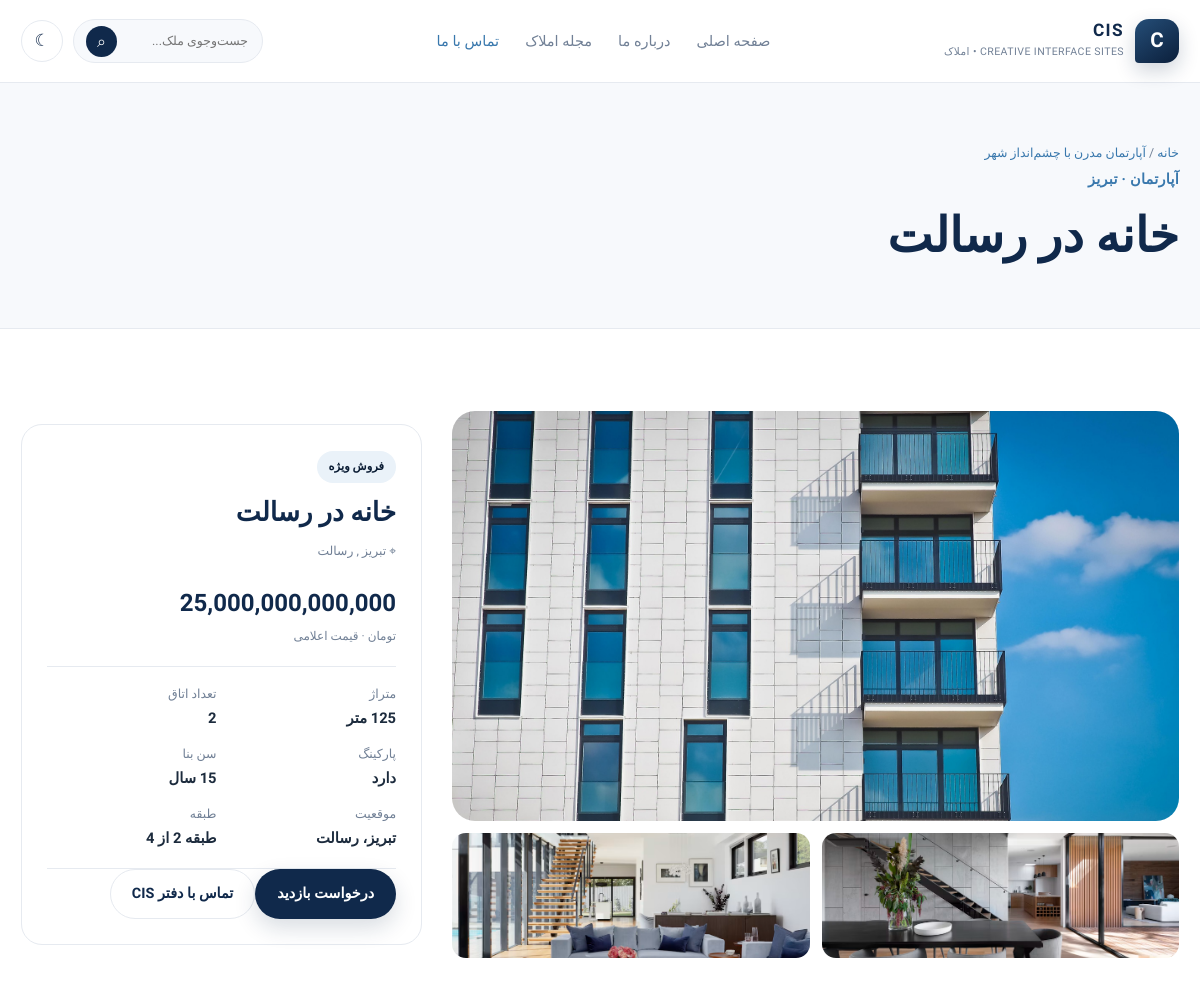
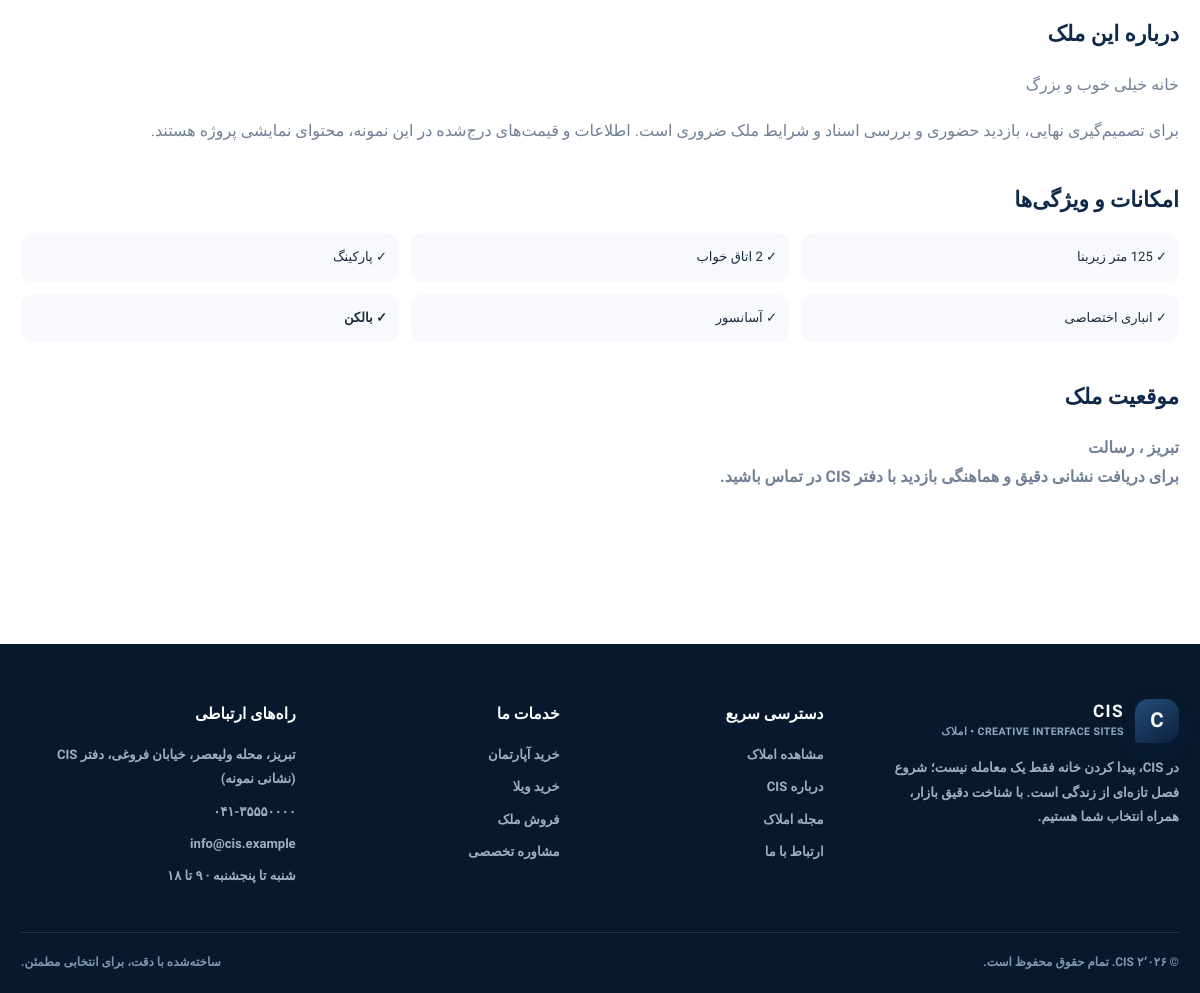
/property/1, run on the app's committed database (2 pictures, top to bottom).
### index/models.py (models this page shows, shortened)
class List_ads(models.Model):
    id = models.AutoField(primary_key=True,verbose_name='کد آگهی')
    title = models.CharField(max_length=1000,verbose_name="عنوان آگهی")
    price = models.PositiveBigIntegerField(verbose_name="قیمت")
    area = models.PositiveIntegerField(verbose_name="متراژ")
    address = models.ForeignKey(Neighborhoods,verbose_name="آدرس",on_delete=models.PROTECT)
    full_address = models.TextField(verbose_name="آدرس کامل")
    property_type = models.ForeignKey(Property_Type_List,on_delete=models.PROTECT,verbose_name="نوع آگهی")
    year_of_construction = models.PositiveIntegerField(verbose_name="سال ساخت")
    all_floors = models.PositiveSmallIntegerField(verbose_name="کل طبقه های ساختمان")
    the_floor_of = models.PositiveSmallIntegerField(verbose_name="طبقه ی")
    bedrooms = models.PositiveSmallIntegerField(verbose_name="تعداد اتاق ها")
    has_balcony = models.BooleanField(verbose_name="تراس")
    has_parking = models.BooleanField(verbose_name="پارکینگ")
    has_storage_room = models.BooleanField(verbose_name="انباری")
    elevator = models.BooleanField(verbose_name="آسانسور")
    descriptions = models.TextField(verbose_name="توضیحات بیشتر")
    status = models.BooleanField(verbose_name="وضعیت آگهی",default=0)
    special_sale = models.BooleanField(verbose_name="فروش ویژه")
    class Meta():
        verbose_name = "آگهی"
        verbose_name_plural = "آگهی ها"

class Neighborhoods(models.Model):
    neighborhood = models.CharField(verbose_name="محله", max_length=50)
    class Meta():
        verbose_name = "محله"
        verbose_name_plural = "محله ها"
    def __str__(self):
        return self.neighborhood

### index/views.py (the view)
# urls.py: path('property/<int:pid>', property_view, name='property'),
def property_view(request,pid):
    posts = List_ads.objects.filter(status=1)
    post = get_object_or_404(posts,pk=pid)
    context = {'post':post}
    return render(request,'property-1.html',context)

### templates/property-1.html (shortened to what this page needs)
{% extends 'base.html' %} {% load static %} {% block content %} {% load humanize %}
<main data-static-preview="true" data-property-slug="apartment-valiasr">
  <section class="page-hero">
    <div class="container">
      <div class="breadcrumb">
        <a href="{% url 'index:home' %}">خانه</a> /
        <a href="{% url 'index:property' pid=post.id %}">آپارتمان مدرن با چشم‌انداز
        شهر</a>
      </div>
      <span class="eyebrow">آپارتمان · تبریز</span>
      <h1 class="detail-page-title">{{post.title}}</h1>
    </div>
  </section>
  <section class="section">
    <div class="container">
      <div class="property-detail-top">
        <div>
          <img
            class="detail-main-photo"
            src="{% static 'images/apa.jpg' %}"
            alt="آپارتمان مدرن با چشم‌انداز شهر"
          />
          <div class="detail-gallery">
            <img
              src="{% static 'images/inter.avif' %}"
              alt="نمای دیگر ملک"
              loading="lazy"
            /><img
              src="{% static 'images/int.avif' %}"
              alt="نمای دیگر ملک"
              loading="lazy"
            />
          </div>
        </div>
        <aside class="detail-summary">
          {% if post.has_parking %}
            <span class="property-tag detail-tag">فروش ویژه</span>
          {% endif %}
          <h1>{{post.title}}</h1>
          <div class="property-location">⌖ تبریز , {{post.address}}</div>
          <div class="big-price">
            {{post.price|intcomma}} <small>تومان · قیمت اعلامی</small>
          </div>
          <div class="summary-specs">
            <div>متراژ<strong>{{post.area}} متر</strong></div>
            <div>تعداد اتاق<strong>{{post.bedrooms}}</strong></div>
            <div>پارکینگ
              <strong>
              {% if post.has_parking %}
                دارد
              {% else %}
                ندارد
              {% endif %}
              </strong>
            </div>
            <div>سن بنا<strong>{{post.year_of_construction}} سال</strong></div>
            <div>موقعیت<strong>تبریز، {{post.address}}</strong></div>
            <div>طبقه<strong>طبقه {{post.the_floor_of}} از {{post.all_floors}}</strong></div>
          </div>
          <a
            class="btn btn-primary"
            href="{% url 'index:contact' %}"
            data-property-slug="apartment-valiasr"
            >درخواست بازدید</a
          ><a class="btn btn-outline" href="tel:+984135550000"
            >تماس با دفتر CIS</a
          >
        </aside>
      </div>
      <div class="detail-content-grid">
        <div>
          <section class="detail-section">
            <h2>درباره این ملک</h2>
            <p>{{post.descriptions}}</p>
            <p>
              برای تصمیم‌گیری نهایی، بازدید حضوری و بررسی اسناد و شرایط ملک
              ضروری است. اطلاعات و قیمت‌های درج‌شده در این نمونه، محتوای نمایشی
              پروژه هستند.
            </p>
          </section>
          <section class="detail-section">
            <h2>امکانات و ویژگی‌ها</h2>
            <div class="amenities">
              <div class="amenity">✓ {{post.area}} متر زیربنا</div>
              <div class="amenity">✓ {{post.bedrooms}} اتاق خواب</div>
              {% if post.has_parking %}
                <div class="amenity">✓  پارکینگ </div>
              {% endif %}
              {% if post.has_parking %}
                <div class="amenity">✓ انباری اختصاصی</div>
              {% endif %}
              {% if post.has_parking %}
                <div class="amenity">✓ آسانسور</div>
              {% endif %}
              <strong>
              {% if post.has_parking %}
                <div class="amenity">✓ بالکن </div>
              {% endif %}
            </div>
          </section>
          <section class="detail-section">
            <h2>موقعیت ملک</h2>
            <p>
              تبریز ، {{post.address}}
              <br/>
               برای دریافت نشانی دقیق و هماهنگی
              بازدید با دفتر CIS در تماس باشید.
            </p>
          </section>
        </div>
      </div>
    </div>
  </section>
</main>
{% endblock %}

### statics/css/style.css (style rules this page uses)
:root { --navy: #10294b; --navy-dark: #091b33; --blue: #3978ad; --blue-light: #eaf2f9; --sky: #b9d4e9; --gold: #c8a66a; --cream: #f6f4ef; --white: #ffffff; --text: #1c2b3d; --muted: #718096; --line: #e6eaf0; --surface: #ffffff; --surface-soft: #f7f9fc; --shadow: 0 18px 55px rgba(16, 41, 75, .09); --radius: 18px; --radius-lg: 28px; }
* { box-sizing: border-box; }
html { scroll-behavior: smooth; }
body { margin: 0; font-family: "Vazirmatn", "Vazir", Tahoma, sans-serif; background: var(--surface); color: var(--text); line-height: 1.85; transition: background .25s ease, color .25s ease; }
img { display: block; max-width: 100%; }
a { color: inherit; text-decoration: none; }
button, a { -webkit-tap-highlight-color: transparent; }
.container { width: min(1160px, calc(100% - 42px)); margin-inline: auto; }
.section { padding: 82px 0; }
.eyebrow { color: var(--blue); font-weight: 700; font-size: .9rem; letter-spacing: .02em; }
.btn { display: inline-flex; align-items: center; justify-content: center; gap: 9px; border: 1px solid transparent; border-radius: 999px; padding: 11px 21px; font-weight: 600; font-size: .9rem; cursor: pointer; transition: transform .2s, background .2s, border-color .2s; }
.btn-primary { color: #fff; background: var(--navy); box-shadow: 0 9px 22px rgba(16, 41, 75, .16); }
.btn-outline { color: var(--navy); background: transparent; border-color: var(--line); }
.property-tag { position: absolute; top: 14px; right: 14px; padding: 5px 12px; border-radius: 999px; color: var(--navy-dark); background: #fff; font-size: .72rem; font-weight: 700; }
.property-tag.detail-tag { position: static; display: inline-block; background: var(--blue-light); }
.property-location { display: flex; align-items: center; gap: 5px; color: var(--muted); font-size: .77rem; }
.page-hero { padding: 58px 0 50px; background: var(--surface-soft); border-bottom: 1px solid var(--line); }
.page-hero h1 { margin: 7px 0 8px; color: var(--navy); font-size: clamp(1.9rem, 4vw, 3rem); line-height: 1.45; }
.breadcrumb { color: var(--muted); font-size: .78rem; }
.breadcrumb a { color: var(--blue); }
.detail-page-title { margin-bottom: 0; }
.property-detail-top { display: grid; grid-template-columns: 1.45fr .8fr; gap: 30px; align-items: center; }
.detail-main-photo { height: 410px; width: 100%; border-radius: 23px; object-fit: cover; }
.detail-gallery { display: grid; grid-template-columns: 1fr 1fr; gap: 12px; margin-top: 12px; }
.detail-gallery img { height: 125px; width: 100%; border-radius: 14px; object-fit: cover; }
.detail-summary { padding: 25px; border: 1px solid var(--line); border-radius: 21px; background: var(--surface); }
.detail-summary h1 { margin: 10px 0 8px; color: var(--navy); font-size: 1.65rem; line-height: 1.5; }
.detail-summary .big-price { margin: 18px 0; color: var(--navy); font-size: 1.5rem; font-weight: 800; }
.detail-summary .big-price small { display: block; color: var(--muted); font-size: .75rem; font-weight: 400; }
.summary-specs { display: grid; grid-template-columns: 1fr 1fr; gap: 10px; padding: 15px 0; border-top: 1px solid var(--line); border-bottom: 1px solid var(--line); }
.summary-specs div { color: var(--muted); font-size: .78rem; }
.summary-specs strong { display: block; color: var(--text); font-size: .92rem; }
.detail-content-grid { display: grid; grid-template-columns: minmax(0, 1fr); gap: 35px; align-items: start; margin-top: 48px; }
.detail-section { margin-bottom: 35px; }
.detail-section h2 { margin: 0 0 13px; color: var(--navy); font-size: 1.35rem; }
.detail-section p { color: var(--muted); }
.amenities { display: grid; grid-template-columns: repeat(3, 1fr); gap: 12px; }
.amenity { padding: 12px; border-radius: 12px; color: var(--text); background: var(--surface-soft); font-size: .82rem; }

### data on the page
List_ads: title "خانه در رسالت", address "رسالت", price "25,000,000,000,000", bedrooms "2", year_of_construction "15", all_floors "4", descriptions "خانه خیلی خوب و بزرگ"
